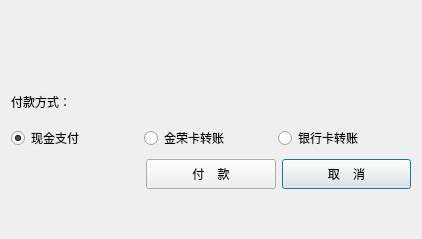
<?xml version="1.0" encoding="UTF-8"?>
<ui version="4.0">
 <class>Dialog</class>
 <widget class="QDialog" name="Dialog">
  <property name="geometry">
   <rect>
    <x>0</x>
    <y>0</y>
    <width>422</width>
    <height>239</height>
   </rect>
  </property>
  <property name="windowTitle">
   <string>批量付款</string>
  </property>
  <layout class="QGridLayout" name="gridLayout">
   <item row="3" column="0" colspan="3">
    <widget class="QWidget" name="widget" native="true">
     <property name="minimumSize">
      <size>
       <width>0</width>
       <height>0</height>
      </size>
     </property>
     <layout class="QHBoxLayout" name="horizontalLayout">
      <property name="spacing">
       <number>0</number>
      </property>
      <property name="margin">
       <number>0</number>
      </property>
      <item>
       <widget class="QRadioButton" name="radioButton">
        <property name="minimumSize">
         <size>
          <width>0</width>
          <height>30</height>
         </size>
        </property>
        <property name="text">
         <string>现金支付</string>
        </property>
        <property name="checked">
         <bool>true</bool>
        </property>
       </widget>
      </item>
      <item>
       <widget class="QRadioButton" name="radioButton_2">
        <property name="minimumSize">
         <size>
          <width>0</width>
          <height>30</height>
         </size>
        </property>
        <property name="text">
         <string>金荣卡转账</string>
        </property>
       </widget>
      </item>
      <item>
       <widget class="QRadioButton" name="radioButton_3">
        <property name="minimumSize">
         <size>
          <width>0</width>
          <height>30</height>
         </size>
        </property>
        <property name="text">
         <string>银行卡转账</string>
        </property>
       </widget>
      </item>
     </layout>
    </widget>
   </item>
   <item row="0" column="1">
    <spacer name="verticalSpacer">
     <property name="orientation">
      <enum>Qt::Vertical</enum>
     </property>
     <property name="sizeHint" stdset="0">
      <size>
       <width>20</width>
       <height>40</height>
      </size>
     </property>
    </spacer>
   </item>
   <item row="5" column="2">
    <widget class="QPushButton" name="pushButton_2">
     <property name="minimumSize">
      <size>
       <width>0</width>
       <height>30</height>
      </size>
     </property>
     <property name="text">
      <string>取    消</string>
     </property>
    </widget>
   </item>
   <item row="6" column="1">
    <spacer name="verticalSpacer_2">
     <property name="orientation">
      <enum>Qt::Vertical</enum>
     </property>
     <property name="sizeHint" stdset="0">
      <size>
       <width>57</width>
       <height>9</height>
      </size>
     </property>
    </spacer>
   </item>
   <item row="5" column="1">
    <widget class="QPushButton" name="pushButton">
     <property name="minimumSize">
      <size>
       <width>0</width>
       <height>30</height>
      </size>
     </property>
     <property name="text">
      <string>付    款</string>
     </property>
    </widget>
   </item>
   <item row="2" column="0">
    <widget class="QLabel" name="label_8">
     <property name="minimumSize">
      <size>
       <width>0</width>
       <height>30</height>
      </size>
     </property>
     <property name="maximumSize">
      <size>
       <width>16777215</width>
       <height>16777215</height>
      </size>
     </property>
     <property name="text">
      <string>付款方式：</string>
     </property>
    </widget>
   </item>
   <item row="1" column="0" colspan="3">
    <widget class="QLabel" name="label">
     <property name="minimumSize">
      <size>
       <width>0</width>
       <height>30</height>
      </size>
     </property>
     <property name="text">
      <string/>
     </property>
    </widget>
   </item>
  </layout>
 </widget>
 <resources/>
 <connections/>
</ui>
